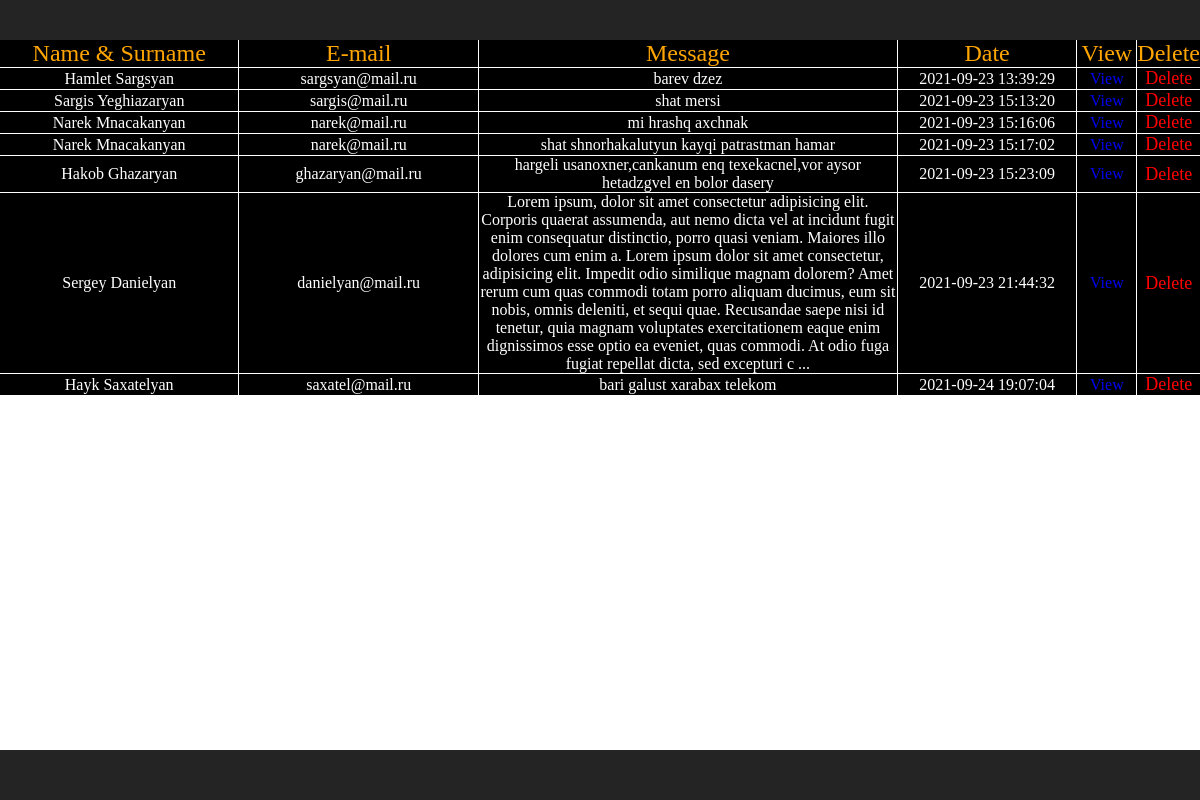
/admin/home.php, run on an earlier commit of the app's database.
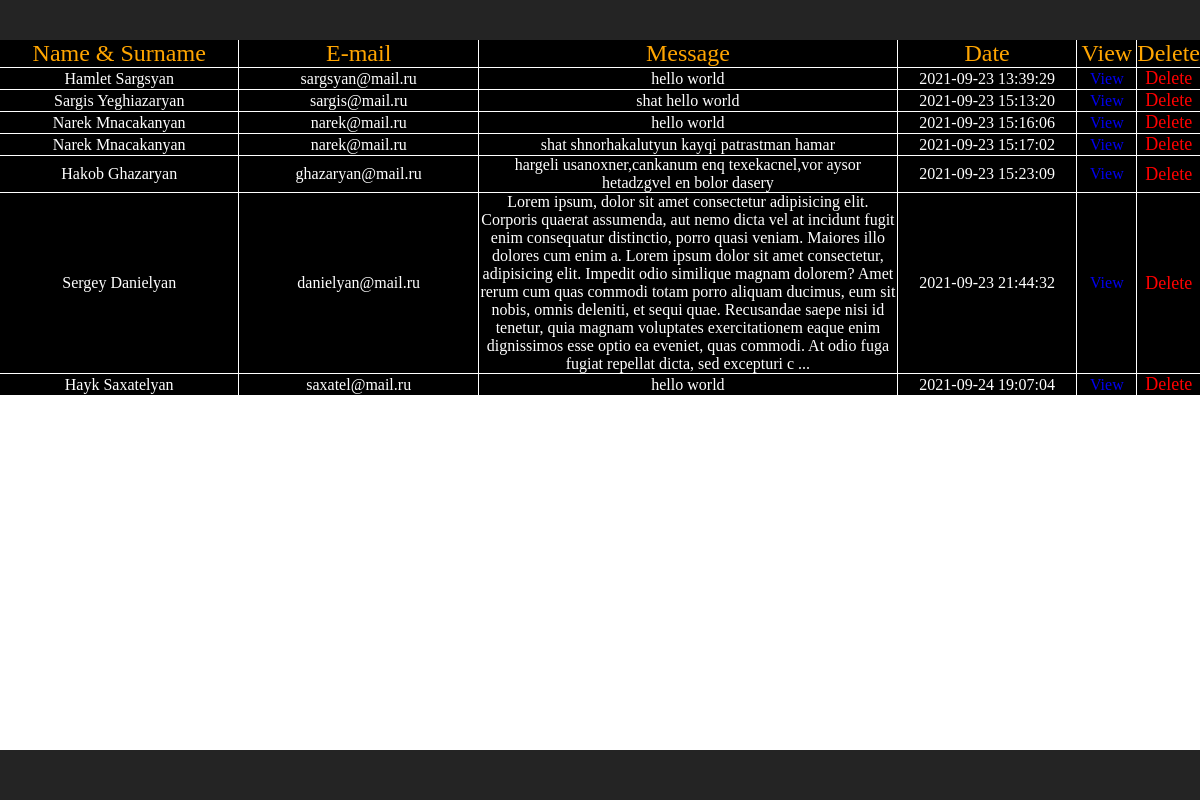
And on a later commit of the database.
### tables this page shows
CREATE TABLE `guest_reviews` (
  `id` int(11) NOT NULL,
  `firstName` varchar(24) NOT NULL,
  `lastName` varchar(32) NOT NULL,
  `Email` varchar(48) NOT NULL,
  `message` mediumtext NOT NULL,
  `datetime` timestamp NOT NULL DEFAULT current_timestamp() ON UPDATE current_timestamp()
);

### admin/home.php (the view, shortened to what this page needs)
<?php
include("conf/connect.php");
 ?>
<!DOCTYPE html>
<html lang="en">
<head>
	<link rel="stylesheet" href="style/style.css">
</head>
<body>
	<header></header>
	<main>
		<table cellspacing="0">
			<tr class="subtitle">
				<td class="name">Name & Surname</td>
				<td class="email">E-mail</td>
				<td class="message">Message</td>
				<td class="date">Date</td>
				<td class="button">View</td>
				<td class="button">Delete</td>
			</tr>
		<?php
		$ar = $DB->query("SELECT * FROM `guest_reviews` ");
		while ($arr = mysqli_fetch_array($ar)){?>
			 <tr>
				<td class="name"><?=$arr["firstName"]?> <?=$arr["lastName"]?></td>
				<td class="email"><?=$arr["Email"]?></td>
				<td class="message"><?=$arr["message"]?></td>
				<td class="date"><?=$arr["datetime"]?></td>
	 			<td class="button"><a href="view.php?id=<?=$arr['id']?>">View</a></td>
				<td class="button delete"><a href="delete.php?id=<?=$arr['id']?>">Delete</a></td>
			</tr>
		<?php } ?>
		</table>
	</main>
	<footer></footer>
</body>
</html>

### admin/style/style.css (style rules this page uses)
* { box-sizing: border-box; padding: 0; margin: 0; }
html { height: 100%; }
body { height: 100%; margin: 0; }
header { height: 40px; background-color: #242424; }
footer { height: 50px; background-color: #242424; }
table { width: 100%; background-color: #000; }
table tr { width: 100%; background-color: black; color: #fff; }
table tr td { border-right: 1px solid #fff; text-align: center; border-bottom: 1px solid white; }
table tr td:last-child { border-right: none; }
.name { width: 20%; }
.email { width: 20%; }
.message { width: 35%; }
.date { width: 15%; }
.button { width: 5%; }
.button a { text-decoration: none; }
.delete a { color: red; font-size: 18px; }
.subtitle { font-size: 24px; color: orange; }

What changed in the data, as far as the page shows it:
changed guest_reviews "Hamlet": message "barev dzez" → "hello world"
changed guest_reviews "Sargis": message "shat mersi" → "shat hello world"
changed guest_reviews (number 3 of 7 on the later page): message "mi hrashq axchnak" → "hello world"
changed guest_reviews "Hayk": message "bari galust xarabax telekom" → "hello world"
